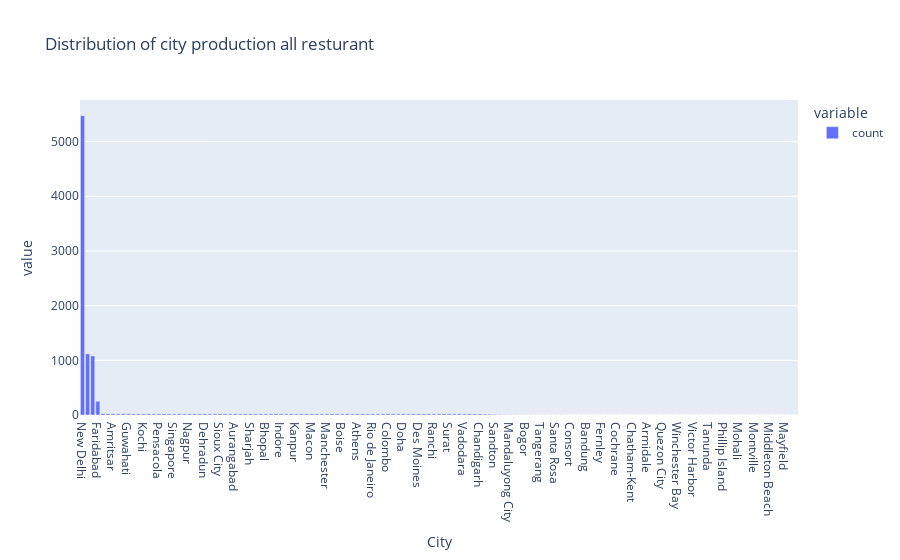

The code cell stored with this chart in its notebook:
### Code cell
px.bar(city,title= "Distribution of city production all resturant")

### Figure 1 — Plotly figure (JSON) as saved in the notebook; plotly's stock layout.template omitted (floating-point values rounded to 4 significant figures; data arrays with more than 128 entries replaced by an {"elided": "..."} marker saying what was removed)
{"data": [{"alignmentgroup": "True", "hovertemplate": "variable=count<br>City=%{x}<br>value=%{y}<extra></extra>", "legendgroup": "count", "marker": {"color": "#636efa", "pattern": {"shape": ""}}, "name": "count", "offsetgroup": "count", "orientation": "v", "showlegend": true, "textposition": "auto", "type": "bar", "x": {"elided": "141 str values"}, "xaxis": "x", "y": {"elided": "141 int values"}, "yaxis": "y"}], "layout": {"autosize": true, "barmode": "relative", "legend": {"title": {"text": "variable"}, "tracegroupgap": 0}, "title": {"text": "Distribution of city production all resturant"}, "xaxis": {"anchor": "y", "autorange": true, "domain": [0, 1], "range": [-0.5, 140.5], "title": {"text": "City"}, "type": "category"}, "yaxis": {"anchor": "x", "autorange": true, "domain": [0, 1], "range": [0, 5761.0], "title": {"text": "value"}, "type": "linear"}}}
